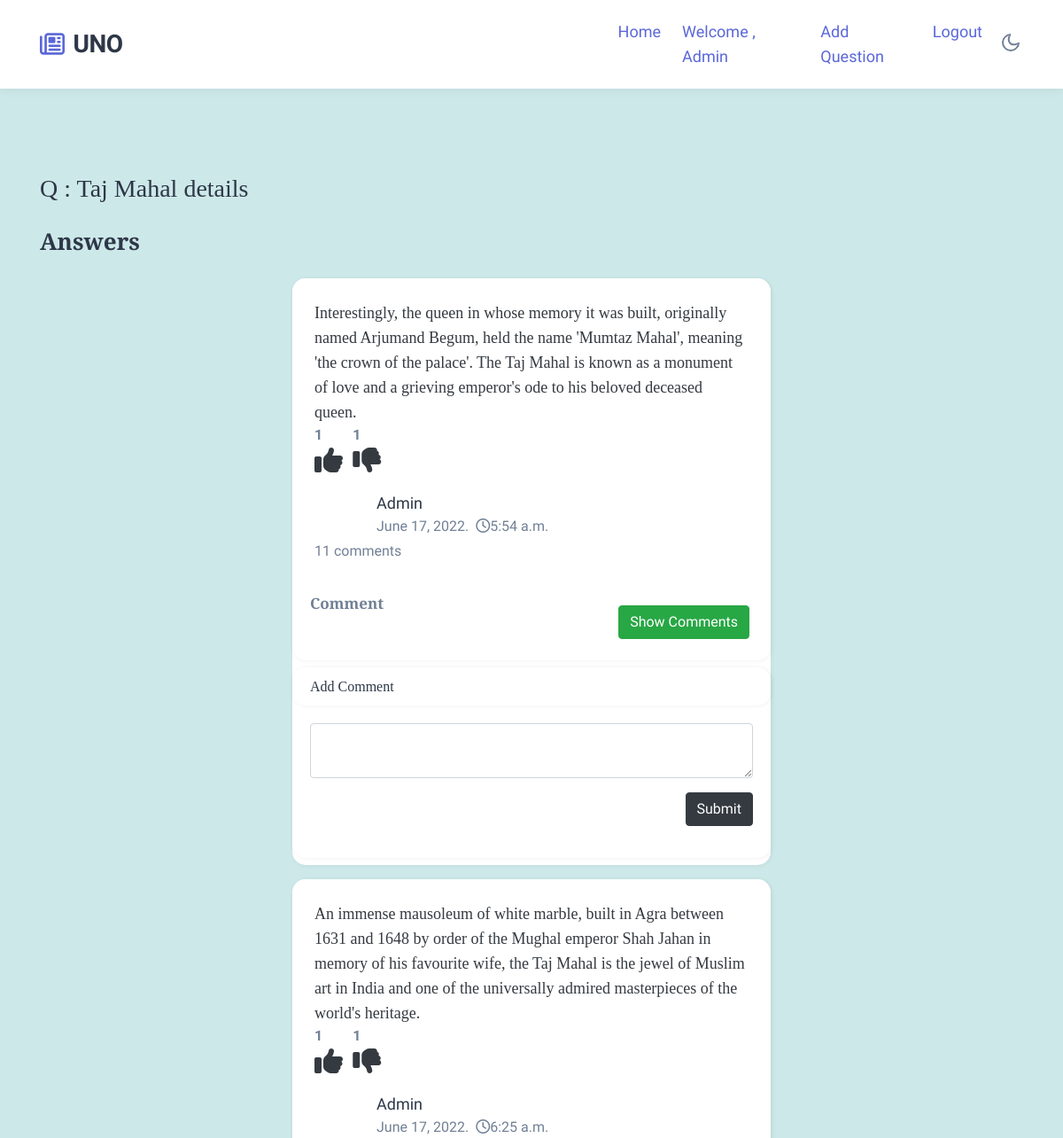
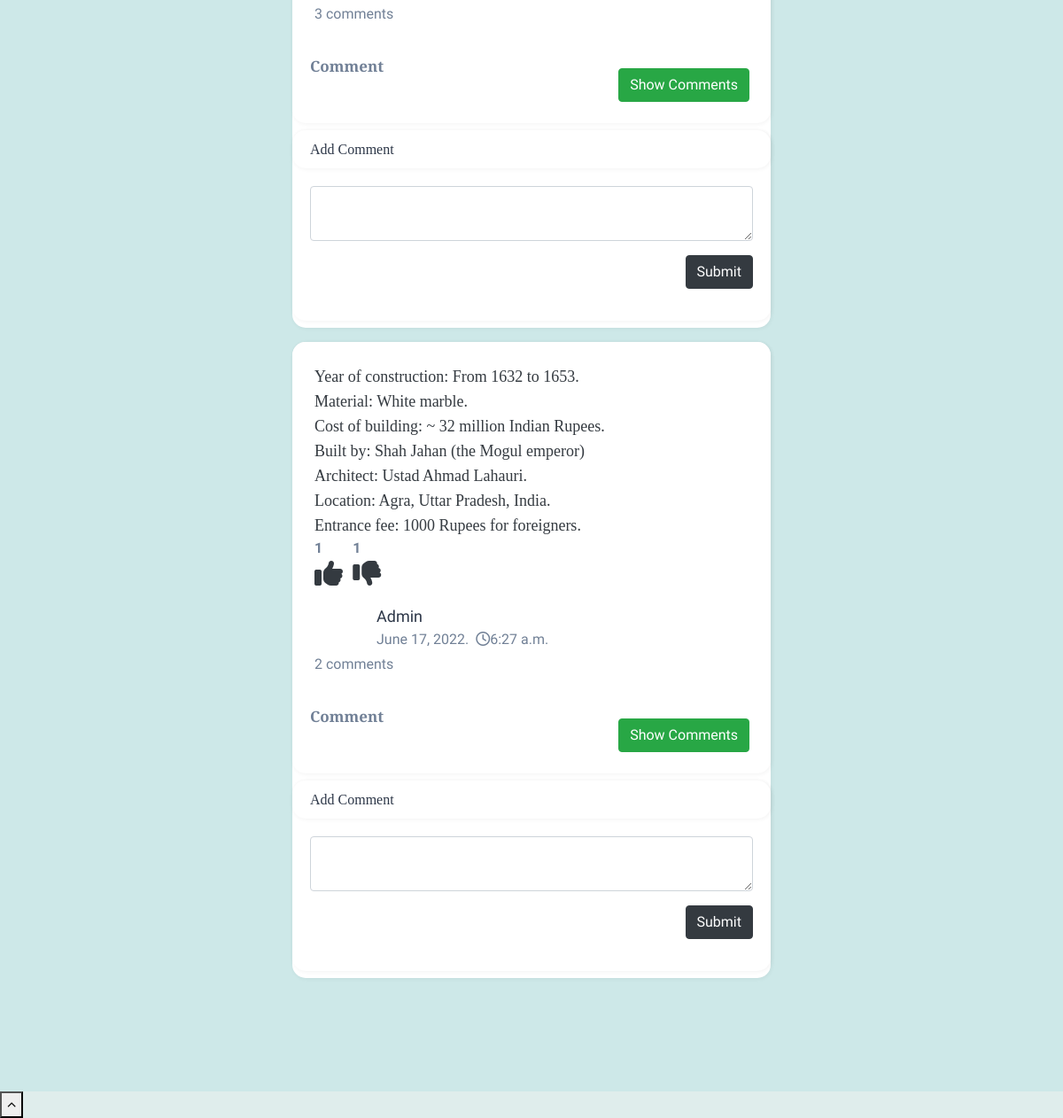
Page /answers/18 (signed in) on the committed database (2 pictures, top to bottom).
### myapp/models.py (models this page shows, shortened)
class QuestionModel(models.Model):
	user=models.ForeignKey(User,on_delete=models.CASCADE)
	qn=models.TextField(max_length=1000)
	pic=models.ImageField(upload_to="qnpic/",blank=True)
	group=models.ForeignKey(CategoryModel,on_delete=models.CASCADE)
	status=models.BooleanField(default=True)
	created_on=models.DateTimeField(auto_now=True)
	updated_on=models.DateTimeField(auto_now=True)

class AnswerModel(models.Model):
	user=models.ForeignKey(User,on_delete=models.CASCADE)
	qn=models.ForeignKey(QuestionModel,on_delete=models.CASCADE)
	answer=models.TextField(max_length=1000)
	pic=models.ImageField(upload_to="anspic/",blank=True)
	approval_status=models.CharField(max_length=30,choices=Approval,default='pending')
	status=models.BooleanField(default=True)
	created_on=models.DateTimeField(auto_now=True)
	updated_on=models.DateTimeField(auto_now=True)
	up_vote=models.IntegerField(default=0)
	down_vote=models.IntegerField(default=0)
	def __str__(self):
		return self.answer

### myapp/views.py (the view)
# urls.py: path('answers/<int:pk>', Answers.as_view(), name='answers'),
class Answers(View):
	template_name='answers.html'
	def get(self,request,pk):
		data=QuestionModel.objects.get(id=pk)
		answerdata=AnswerModel.objects.filter(qn=data)
		return render(request,self.template_name,{'answerdata':answerdata,'data':data})

### templates/answers.html (shortened to what this page needs)
{% load static %}
<!doctype html>
<html lang="en">
<head>
    <link href="https://cdn.jsdelivr.net/npm/bootstrap@5.1.3/dist/css/bootstrap.min.css" rel="stylesheet">
    <link rel="stylesheet" href="{% static 'assets/css/style-starter.css' %}">
</head>
<body>
    <header class="w3l-header">
        <div class="container">
            <nav class="navbar navbar-expand-lg navbar-light fill px-lg-0 py-0 px-sm-3 px-0">
                <a class="navbar-brand" href="index.html">
                    <span class="fa fa-newspaper-o"></span> UNO</a>
                <div class="collapse navbar-collapse" id="navbarSupportedContent">
                    <ul class="navbar-nav">
                        <li class="nav-item active">
                            <a class="nav-link" href="/">Home</a>
                        </li>
                        {% if user.is_authenticated %}
                        <li class="nav-item active">
                            <a class="nav-link" href=" ">Welcome , {{request.user}}</a>
                        </li>
                        <li class="nav-item active">
                            <a class="nav-link" href="addqn/">Add Question</a>
                        </li>
                        <li class="nav-item active">
                            <a class="nav-link" href="{% url 'logout'%}">Logout</a>
                        </li>
                        {% endif %}
                    </ul>
                </div>
                <div class="mobile-position">
                    <nav class="navigation">
                        <div class="theme-switch-wrapper">
                            <label class="theme-switch" for="checkbox">
                                <div class="mode-container">
                                    <i class="gg-moon"></i>
                                </div>
                            </label>
                        </div>
                    </nav>
                </div>
        </div>
    </header>
    {% if user.is_authenticated %}
    <div class="w3l-homeblock2 py-5" style="background-color: rgb(205, 232, 232);">
        <div class="container py-lg-5 py-md-4">
            <h3>Q : {{data.qn}}</h3><br>
            <h3 class="section-title-left mb-4">Answers</h3>
            <div class="row justify-content-center">
                <div class="col-6 mb-3 item">
                  {% for answer in answerdata %}
                    <div class="card mb-3">
                        <div class="card-header p-0 position-relative">
                          <div class="card-body blog-details">
                            <h5>{{ answer|linebreaks }}</h5>
                            <div class="row">
                                <div class="col-1">
                                  <div class="upvote">
                                    <strong class="upvote-count-{{answer.id}}">{{answer.upvote_set.count}}</strong><br/>
                                        <span class="text-dark">
                                           <i class="fa-solid fa-thumbs-up fa-2x upvote-click" data-answer="{{answer.id}}"></i>
                                        </span>
                                  </div>
                                </div>
                                <div class="col-1">
                                  <div class="downvote">
                                    <strong class="downvote-count-{{answer.id}}">{{answer.downvote_set.count}}</strong>
                                    <span class="text-dark">
                                        <i class="fa-solid fa-thumbs-down fa-2x downvote-click" data-answer="{{answer.id}}"></i>
                                    </span><br/>
                                  </div>
                                </div>
                            </div>
                            <div class="author align-items-center mt-3 mb-1">
                                <ul class="blog-meta">
                                    <li>
                                        <a href="{% url 'chatroom' answer.user.id %}">{{answer.user}}</a>
                                    </li>
                                    <li class="meta-item blog-lesson">
                                        <span class="meta-value"> {{answer.created_on.date}}</span>.<span
                                            class="meta-value ml-2"><span class="fa fa-clock-o"></span>{{answer.created_on.time}}</span>
                                    </li>
                                </ul>
                            </div>
                            <span class="mr-3"><span class="comment-count-{{answer.id}}">{{answer.comment_set.count}}</span> comments</span>
                        </div>
                        <button class="btn btn-success m-4 my-3 float-right toggle">Show Comments</button>
                        <h4 class="my-2">Comment</h4>
                      </div>
                      {% if user.is_authenticated %}
                        <div class="card my-2">
                            <h6 class="card-header">Add Comment</h6>
                            <div class="card-body">
                                <textarea class="form-control comment-text-{{answer.id}}"></textarea>
                                <button type="button" data-answer="{{answer.id}}" class="btn btn-dark my-3 float-right save-comment">Submit</button>
                            </div>
                        </div>
                    {% endif %}
                    </div>
                    {% endfor %}
                </div>
            </div>
        </div>
    </div>
        <button onclick="topFunction()" id="movetop" title="Go to top">
            <span class="fa fa-angle-up"></span>
        </button>
{% else %}
<center style="padding-top: 250px;">
<h2>You need to login to View this content. Please <b><a href="{% url 'login'%}">Login</a></h2>
</center>
{% endif %}
</body>
</html>

### rows in the picture
QuestionModel: qn "Taj Mahal details"
AnswerModel: answer "Interestingly, the queen in whose memory it was built, originally named Arjumand Begum, held the name 'Mumtaz Mahal', meaning 'the crown of the palace'. The Taj Mahal is known as a monument of love and a grieving emperor's ode to his beloved deceased queen.", upvote_set.count "1", downvote_set.count "1", user "Admin", created_on "June 17, 2022", created_on.time "5:54 a.m.", comment_set.count "11"
AnswerModel: answer "An immense mausoleum of white marble, built in Agra between 1631 and 1648 by order of the Mughal emperor Shah Jahan in memory of his favourite wife, the Taj Mahal is the jewel of Muslim art in India and one of the universally admired masterpieces of the world's heritage.", upvote_set.count "1", downvote_set.count "1", user "Admin", created_on "June 17, 2022", created_on.time "6:25 a.m.", comment_set.count "3"
AnswerModel: answer "Year of construction: From 1632 to 1653. Material: White marble. Cost of building: ~ 32 million Indian Rupees. Built by: Shah Jahan (the Mogul emperor) Architect: Ustad Ahmad Lahauri. Location: Agra, Uttar Pradesh, India. Entrance fee: 1000 Rupees for foreigners.", upvote_set.count "1", downvote_set.count "1", user "Admin", created_on "June 17, 2022", created_on.time "6:27 a.m.", comment_set.count "2"

### other values in the picture
{{ request.user }} "Admin"
